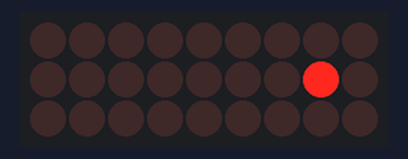
This sketch was run on a simulated Arduino Uno, built with avr-gcc and run on an emulated ATmega328P. On the bench: 9×3 LED matrix. Wiring (inferred from the names in the program): LED cube drawn one layer per row (orientation assumed): layers pin 3, pin 1, pin 2; columns pin 11, pin 10, pin 9, pin 8, pin 0, pin 7, pin 6, pin 5, pin 4. Random numbers use the default seed unless the sketch sets one.

Above: at 0.19 s.
At 3.16 s:
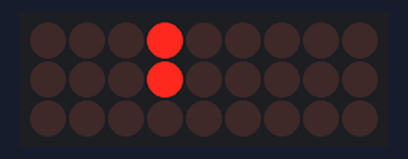
At 7.43 s:
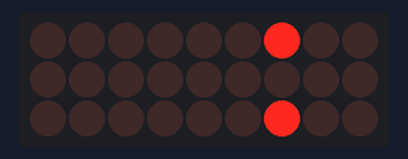
At 19.88 s:
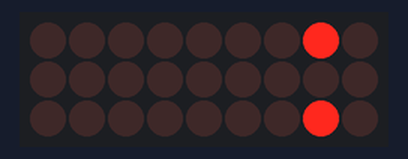
At 31.12 s:
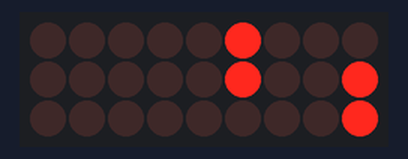
At 39.88 s:
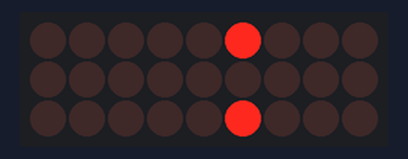

The sketch:

ledcube.ino
```cpp
#include <LedCube.h>

#define SIZE 3
#define COLS (SIZE*SIZE)

byte levelPins[SIZE] = {3, 1, 2};
byte colPins[COLS] = {11, 10, 9, 8, 0, 7, 6, 5, 4};

LedCube cube(SIZE, levelPins, colPins);

void setup ()
{
  //    Serial.begin(9600);
}

void loop ()
{
  delay(10);
  cube.enableBuffer(false);

  // light one level at a time, increasing speed each time
  for (byte d = 25; d > 2; d -= 2) {
    for (byte r = 0; r < cube.getLevels(); r++) {
      cube.lightLevel(r, d);
    }
  }

  // single random light at a time
  cube.randomLight(random(25, 100), 50);

  // random column drop
  for (byte x = 0; x <= 15; x++) {
    cube.lightDrop(random(0, cube.getCols()), random(50, 200));
  }

  // single random light at a time
  cube.randomLight(random(25, 100), 50);


  // circle around cube at a random level
  for (byte x = 0; x <= 5; x++) {
    cube.lightPerimeter(random(0, cube.getLevels()), random(1, 5), random(25, 200));
  }

  // single random light at a time
  cube.randomLight(random(25, 100), 50);


  // random columns
  cube.randomColumn(50);

  /*// turn off a single column randomly
  cube.enableBuffer();
  for(byte c=0; c<250; c++)
  {
      cube.fillBuffer();
      cube.invertBuffer();
      cube.randomColumn();
      cube.drawBuffer(100);
  }
  cube.enableBuffer(false);*/

  /*// diamond and box
  for(byte c=1, d=0; c<=36; c++)
  {
      if(c%2 == 0){
          for(d=0; d<100; d++) {
              cube.lightColumn(2,1);
              cube.lightColumn(4,1);
              cube.lightColumn(6,1);
              cube.lightColumn(8,1);
          }
      } else if(c%4 == 1) {
          for(d=0; d<100; d++) {
              cube.lightColumn(1,1);
              cube.lightColumn(3,1);
              cube.lightColumn(7,1);
              cube.lightColumn(9,1);
          }
      } else {
          for(d=0; d<100; d++) {
              cube.lightColumn(5,1);
          }
      }
  }*/

  // single random light at a time
  cube.randomLight(random(25, 100), 50);


  /*// some kind of lit up box that does something
  byte diamond[] = {0,4, 1,1, 1,3, 1,4, 1,5, 1,7, 2,4};
  byte box[] = {0,0, 0,1, 0,2, 0,3, 0,5, 0,6, 0,7, 0,8, 1,1,  1,0, 1,2, 1,6, 1,8,  2,0, 2,1, 2,2, 2,3, 2,5, 2,6, 2,7, 2,8};
  cube.lightSequence(box, sizeof(box), 50);
  cube.lightSequence(diamond, sizeof(diamond), 50);*/

  /*// helicopter effect
  cube.enableBuffer();
  byte topSeq[8] = {0,3,6,7,8,5,2,1};
  byte botSeq[8] = {8,5,2,1,0,3,6,7};
  for(byte r = 0; r<7; r++){
      for(byte s= 0; s<8; s++){
          cube.clearBuffer();
          cube.lightOn(0,botSeq[s]);
          cube.lightOn(1,4);
          cube.lightOn(2,topSeq[s]);
          cube.drawBuffer(20);
      }
  }*/


  /*// turn off one light at a time
  cube.fillBuffer();
  cube.drawBuffer(25);
  for(byte w=0, l, c; w<27; ){
      l = random(0,cube.getLevels());
      c = random(0,cube.getCols());
      if(cube.getBufferAt(l,c)){
          cube.lightOff(l,c);
          cube.drawBuffer(15+w*2);
          w++;
      }
  }*/
}
```
